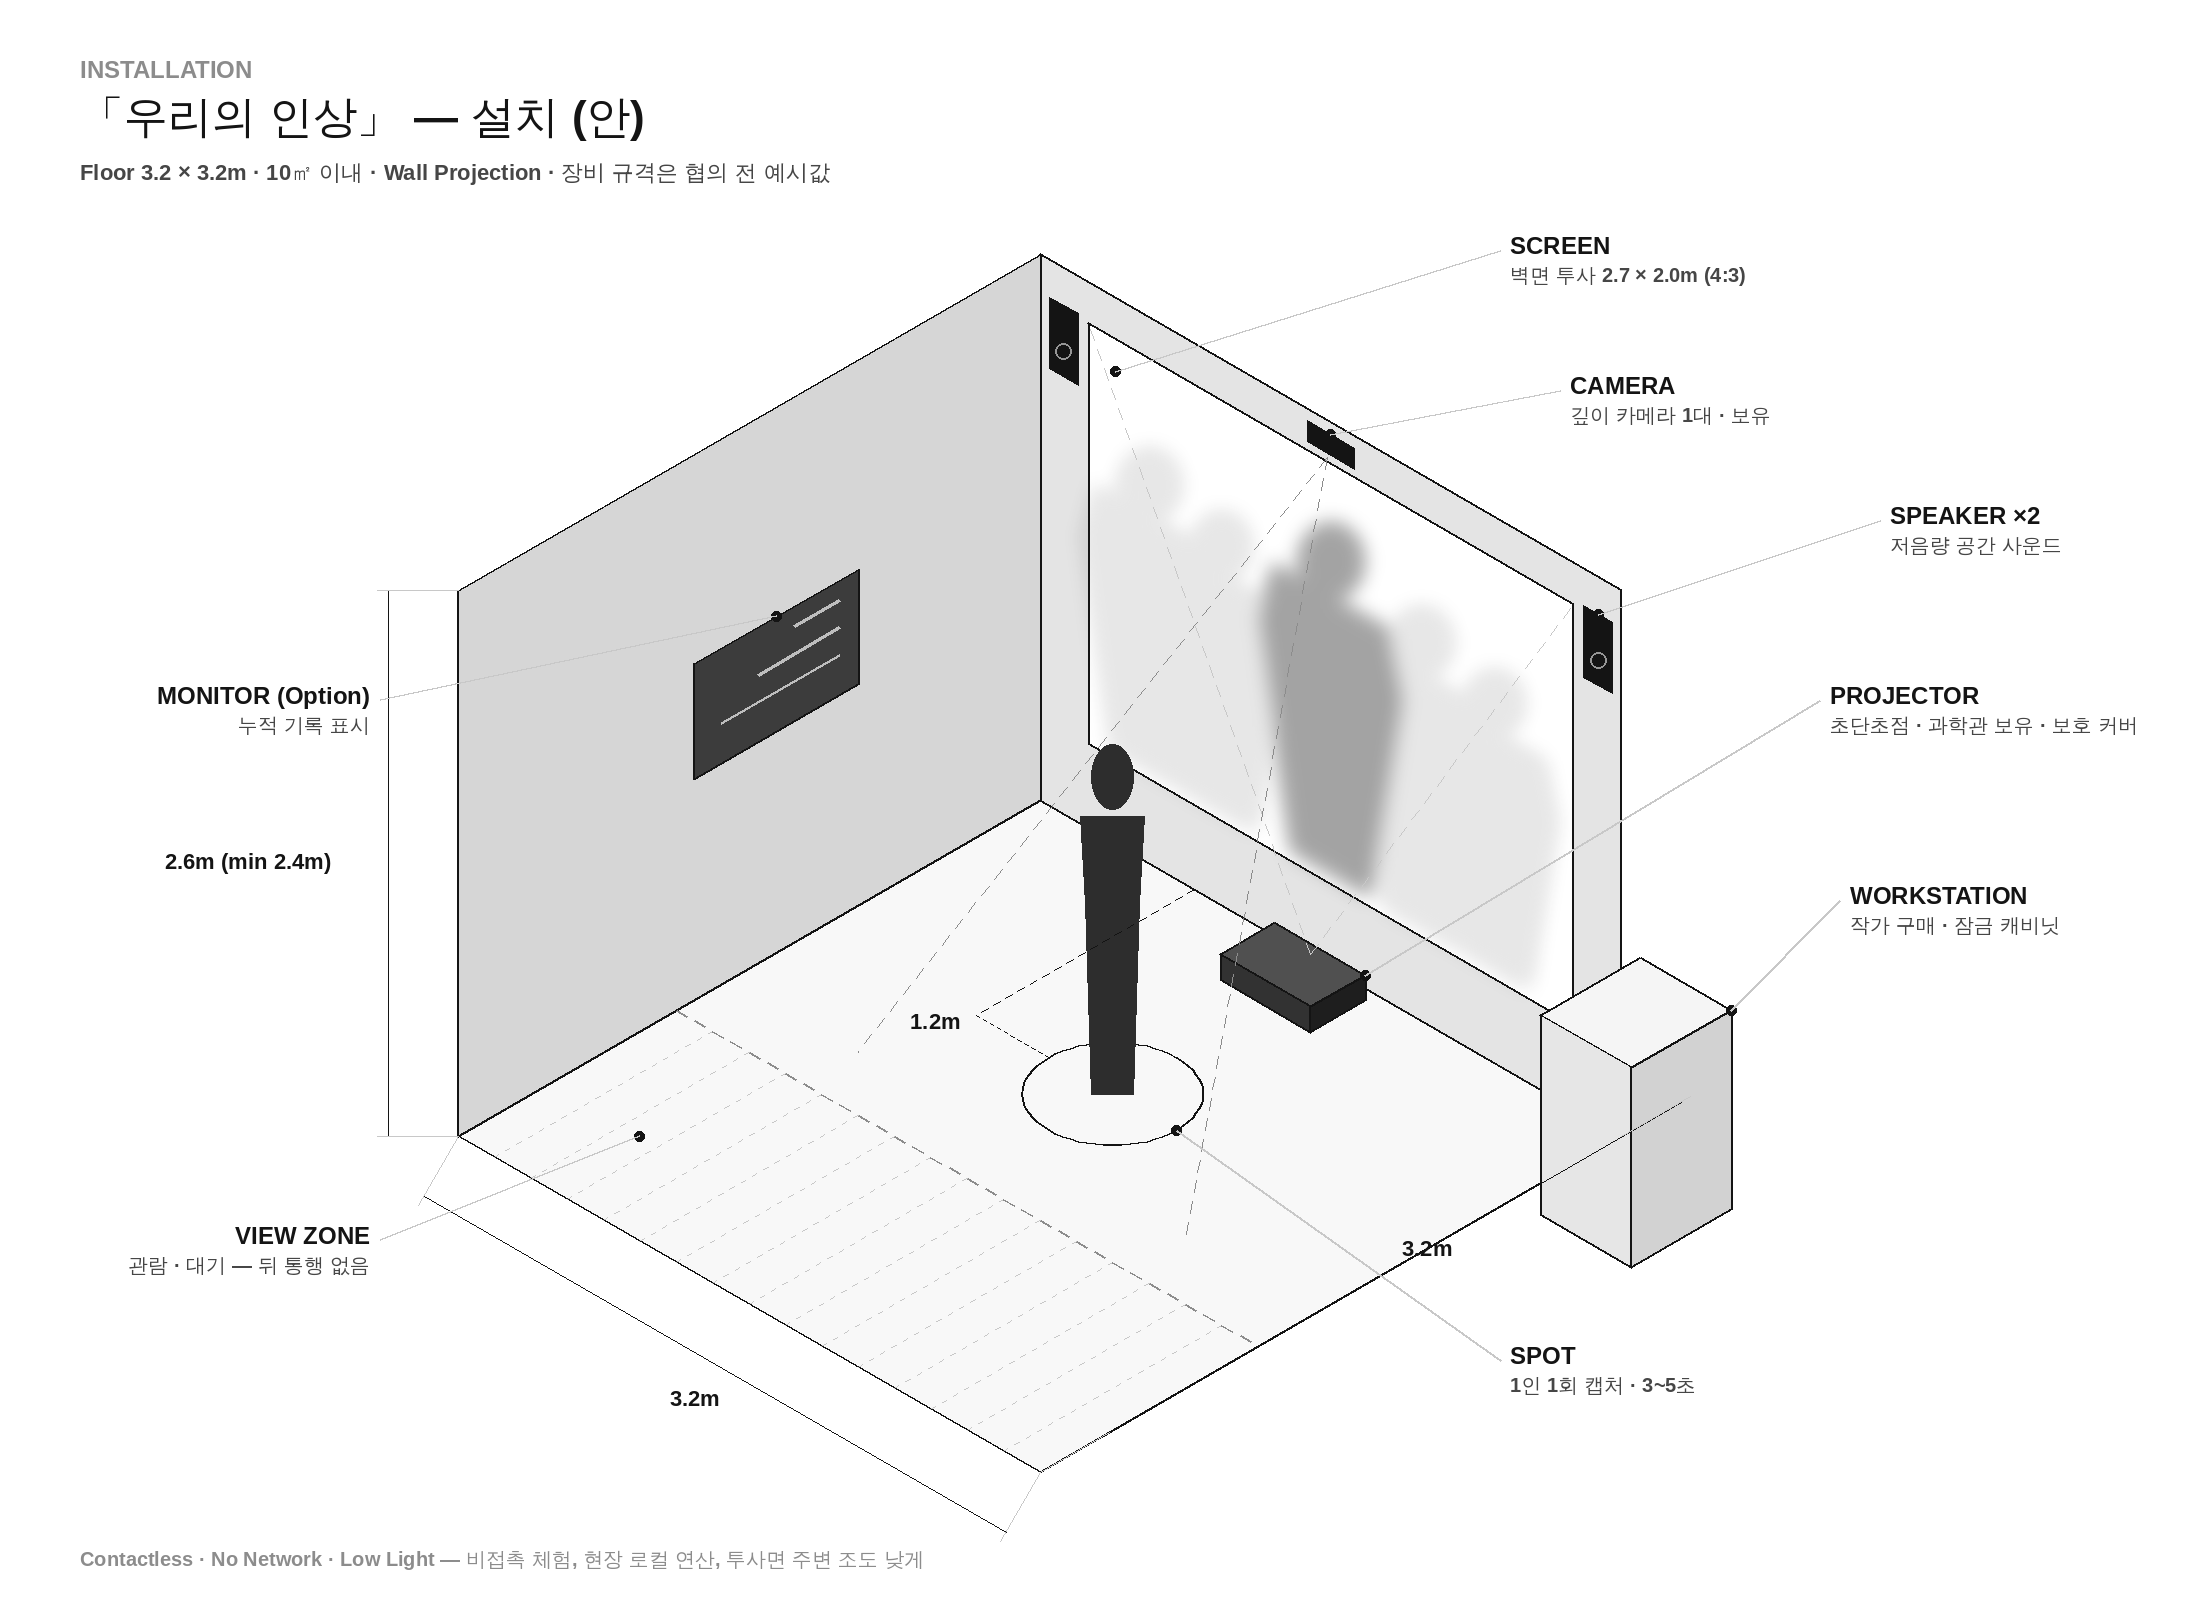

Recreate this plot in Python.
"""「우리의 인상」 설치 아이소메트릭 — 미니멀 버전 (흑백·그레이).

단위는 미터. x = 벽을 따라(폭), y = 벽에서 관람객 쪽(깊이), z = 높이.
글꼴: 영문·숫자·기호 = Arial 계열(Liberation Sans, Arial과 글자 폭 동일) Bold,
      한글 = WenQuanYi Zen Hei (Arial에는 한글 글리프가 없음).
실행: python3 fig_iso_install.py → fig_iso_install.png
"""
import math
import os
from PIL import Image, ImageDraw, ImageFont, ImageFilter

LATIN_BOLD = '/usr/share/fonts/truetype/liberation/LiberationSans-Bold.ttf'
ARIAL_BOLD = '/usr/share/fonts/truetype/msttcorefonts/Arial_Bold.ttf'   # 있으면 우선 사용
KOREAN     = '/usr/share/fonts/truetype/wqy/wqy-zenhei.ttc'
if os.path.exists(ARIAL_BOLD):
    LATIN_BOLD = ARIAL_BOLD

_cache = {}
def font(path, size):
    if (path, size) not in _cache:
        _cache[(path, size)] = ImageFont.truetype(path, size)
    return _cache[(path, size)]

def is_korean(ch):
    o = ord(ch)
    return (0xAC00 <= o <= 0xD7A3 or 0x1100 <= o <= 0x11FF or 0x3130 <= o <= 0x318F
            or 0x3000 <= o <= 0x303F or 0xFF00 <= o <= 0xFFEF or o == 0x33A1)

def runs(text):
    out = []
    for ch in text:
        k = is_korean(ch) if ch != ' ' else (out[-1][1] if out else False)
        if out and out[-1][1] == k:
            out[-1][0] += ch
        else:
            out.append([ch, k])
    return out

WHITE = (255, 255, 255)
BLACK = (20, 20, 20)
DARK  = (70, 70, 70)
MID   = (140, 140, 140)
LIGHT = (200, 200, 200)
PALE  = (236, 236, 236)

# ── 공간 치수 (m)
ZW, ZD, WH = 3.2, 3.2, 2.6          # 구역 폭·깊이, 벽 높이
DX0, DX1 = 0.265, 2.935             # 투사 화면 폭 약 2.67m (4:3)
DZ0, DZ1 = 0.40, 2.40               # 투사 화면 높이 2.0m
STAND = (1.6, 1.2)                  # 체험 위치 (화면에서 1.2m)

W, H = 2200, 1620
S = 210
OX, OY = 1040, 800
C30, S30 = math.cos(math.radians(30)), math.sin(math.radians(30))

def P(x, y, z=0.0):
    return (OX + (x - y) * C30 * S, OY + (x + y) * S30 * S - z * S)

img = Image.new('RGBA', (W, H), WHITE + (255,))
d = ImageDraw.Draw(img, 'RGBA')

def width(text, size):
    return sum(d.textlength(t, font=font(KOREAN if k else LATIN_BOLD, size)) for t, k in runs(text))

def T(x, y, text, size, fill, align='left'):
    """y = 글자 윗선. 영문(Bold)과 한글을 한 기준선 위에 이어서 그린다."""
    if align == 'center':
        x -= width(text, size) / 2
    elif align == 'right':
        x -= width(text, size)
    base = y + size * 0.82
    for t, k in runs(text):
        fnt = font(KOREAN if k else LATIN_BOLD, size)
        d.text((x, base), t, font=fnt, fill=fill, anchor='ls')
        x += d.textlength(t, font=fnt)

def poly(pts, fill=None, outline=BLACK, width_=2):
    q = [P(*p) for p in pts]
    if fill:
        d.polygon(q, fill=fill)
    if outline:
        d.line(q + [q[0]], fill=outline, width=width_)

def dashed(a, b, color=MID, w=2, dash=12, gap=9):
    (x0, y0), (x1, y1) = P(*a), P(*b)
    L = math.hypot(x1 - x0, y1 - y0)
    n = int(L // (dash + gap)) + 1
    for i in range(n):
        t0 = i * (dash + gap) / L
        t1 = min((i * (dash + gap) + dash) / L, 1)
        if t0 >= 1:
            break
        d.line([(x0 + (x1 - x0) * t0, y0 + (y1 - y0) * t0),
                (x0 + (x1 - x0) * t1, y0 + (y1 - y0) * t1)], fill=color, width=w)

def leader(pt3, txt_xy, key, desc):
    px, py = P(*pt3)
    d.ellipse([px - 5, py - 5, px + 5, py + 5], fill=BLACK)
    d.line([(px, py), txt_xy], fill=LIGHT, width=2)
    tx, ty = txt_xy
    right = tx < px
    xk = tx - 10 if right else tx + 10
    T(xk, ty - 16, key, 24, BLACK, 'right' if right else 'left')
    T(xk, ty + 16, desc, 20, DARK, 'right' if right else 'left')

# ── 헤더
M = 80
T(M, 58, 'INSTALLATION', 24, MID)
T(M, 96, '「우리의 인상」 — 설치 (안)', 44, BLACK)
T(M, 162, 'Floor 3.2 × 3.2m · 10㎡ 이내 · Wall Projection · 장비 규격은 협의 전 예시값', 22, DARK)

# ── 바닥
poly([(0, 0, 0), (ZW, 0, 0), (ZW, ZD, 0), (0, ZD, 0)], fill=(248, 248, 248), width_=2)
# 관람·대기 영역 (체험 위치 뒤) — 옅은 사선
for k in range(1, 16):
    t = k / 16
    dashed((t * ZW, 2.0, 0), (t * ZW, ZD, 0), color=LIGHT, w=1, dash=5, gap=8)
dashed((0, 2.0, 0), (ZW, 2.0, 0), color=MID, w=2)

# ── 벽 (뒤·왼쪽)
poly([(0, 0, 0), (ZW, 0, 0), (ZW, 0, WH), (0, 0, WH)], fill=(228, 228, 228))
poly([(0, 0, 0), (0, ZD, 0), (0, ZD, WH), (0, 0, WH)], fill=(214, 214, 214))

# ── 투사 화면 — 겹겹이 스민 인상(회색 톤)
cx = (DX0 + DX1) / 2
d.polygon([P(DX0, 0, DZ0), P(DX1, 0, DZ0), P(DX1, 0, DZ1), P(DX0, 0, DZ1)], fill=WHITE)

fig_layer = Image.new('RGBA', (W, H), (0, 0, 0, 0))
fl = ImageDraw.Draw(fig_layer)

def figure(xc, zb, hgt, gray, alpha):
    w = hgt * 0.24
    q = [P(xc - w * 0.55, 0, zb), P(xc + w * 0.55, 0, zb),
         P(xc + w, 0, zb + hgt * 0.62), P(xc + w * 0.8, 0, zb + hgt * 0.80),
         P(xc - w * 0.8, 0, zb + hgt * 0.80), P(xc - w, 0, zb + hgt * 0.62)]
    col = (gray, gray, gray, alpha)
    fl.polygon(q, fill=col)
    hx, hy = P(xc, 0, zb + hgt * 0.90)
    r = hgt * 0.095 * S
    fl.ellipse([hx - r, hy - r * 1.15, hx + r, hy + r * 1.15], fill=col)

for xc, hg in [(0.6, 1.5), (1.0, 1.4), (2.1, 1.5), (2.5, 1.4)]:
    figure(xc, DZ0 + 0.05, hg, 120, 45)
figure(cx, DZ0 + 0.05, 1.65, 60, 120)
img.alpha_composite(fig_layer.filter(ImageFilter.GaussianBlur(9)))
poly([(DX0, 0, DZ0), (DX1, 0, DZ0), (DX1, 0, DZ1), (DX0, 0, DZ1)], fill=None, outline=BLACK, width_=2)

# ── 초단초점 프로젝터 (벽 하단 바닥)
PX0, PX1, PY0, PY1, PZ = cx - 0.25, cx + 0.25, 0.06, 0.36, 0.12
poly([(PX0, PY1, 0), (PX1, PY1, 0), (PX1, PY1, PZ), (PX0, PY1, PZ)], fill=(50, 50, 50))
poly([(PX1, PY0, 0), (PX1, PY1, 0), (PX1, PY1, PZ), (PX1, PY0, PZ)], fill=(30, 30, 30))
poly([(PX0, PY0, PZ), (PX1, PY0, PZ), (PX1, PY1, PZ), (PX0, PY1, PZ)], fill=(80, 80, 80))
for tx in [DX0, DX1]:
    dashed((cx, PY0 + 0.05, PZ), (tx, 0, DZ1), color=LIGHT, w=1)

# ── 스피커 2조
for sxp in [0.13, 3.07]:
    poly([(sxp - 0.08, 0, 2.08), (sxp + 0.08, 0, 2.08), (sxp + 0.08, 0, 2.42), (sxp - 0.08, 0, 2.42)],
         fill=BLACK, outline=BLACK, width_=1)
    hx, hy = P(sxp, 0, 2.2)
    d.ellipse([hx - 8, hy - 8, hx + 8, hy + 8], outline=(150, 150, 150), width=2)

# ── 깊이 카메라
poly([(cx - 0.13, 0, DZ1 + 0.04), (cx + 0.13, 0, DZ1 + 0.04),
      (cx + 0.13, 0, DZ1 + 0.14), (cx - 0.13, 0, DZ1 + 0.14)], fill=BLACK, width_=1)
sx, sy = STAND
for tgt in [(sx - 0.9, sy + 0.5, 0), (sx + 0.9, sy + 0.5, 0)]:
    dashed((cx, 0.02, DZ1 + 0.04), tgt, color=MID, w=1)

# ── 체험 위치
ring = [P(sx + 0.35 * math.cos(t), sy + 0.35 * math.sin(t), 0)
        for t in [i * 2 * math.pi / 64 for i in range(64)]]
d.line(ring + [ring[0]], fill=BLACK, width=2)

# ── 관람객 (1.65m)
fx, fy = P(sx, sy, 0)
hgt = 1.65 * S
body = [(fx - 21, fy), (fx + 21, fy), (fx + 27, fy - hgt * 0.55),
        (fx + 32, fy - hgt * 0.80), (fx - 32, fy - hgt * 0.80), (fx - 27, fy - hgt * 0.55)]
d.polygon(body, fill=(45, 45, 45))
d.ellipse([fx - 21, fy - hgt - 3, fx + 21, fy - hgt * 0.82], fill=(45, 45, 45))

# ── 보조 모니터 (선택)
poly([(0, 1.0, 1.05), (0, 1.9, 1.05), (0, 1.9, 1.6), (0, 1.0, 1.6)], fill=(60, 60, 60), width_=2)
for k, ln in enumerate([0.25, 0.45, 0.65]):
    a3, b3 = P(0, 1.1, 1.5 - k * 0.13), P(0, 1.1 + ln, 1.5 - k * 0.13)
    d.line([a3, b3], fill=(190, 190, 190), width=3)

# ── 워크스테이션 (구역 밖)
X0, X1, Y0, Y1, Z1 = 3.35, 3.85, 0.05, 0.6, 0.95
poly([(X0, Y1, 0), (X1, Y1, 0), (X1, Y1, Z1), (X0, Y1, Z1)], fill=(230, 230, 230))
poly([(X1, Y0, 0), (X1, Y1, 0), (X1, Y1, Z1), (X1, Y0, Z1)], fill=(210, 210, 210))
poly([(X0, Y0, Z1), (X1, Y0, Z1), (X1, Y1, Z1), (X0, Y1, Z1)], fill=(245, 245, 245))

# ── 치수
def dim(a, b, text, off, k=1.6):
    (x0, y0), (x1, y1) = P(*a), P(*b)
    ox, oy = off
    d.line([(x0 + ox, y0 + oy), (x1 + ox, y1 + oy)], fill=BLACK, width=1)
    for (xx, yy) in [(x0, y0), (x1, y1)]:
        d.line([(xx, yy), (xx + ox * 1.15, yy + oy * 1.15)], fill=LIGHT, width=1)
    T((x0 + x1) / 2 + ox * k, (y0 + y1) / 2 + oy * k - 12, text, 22, BLACK, 'center')

dim((0, ZD, 0), (ZW, ZD, 0), '3.2m', (-34, 60))
dim((ZW, 0, 0), (ZW, ZD, 0), '3.2m', (60, -34))
dim((0, ZD, 0), (0, ZD, WH), '2.6m (min 2.4m)', (-70, 0), k=3.0)
dashed((sx - 0.75, 0, 0), (sx - 0.75, sy, 0), color=BLACK, w=1, dash=8, gap=6)
dashed((sx - 0.75, sy, 0), (sx - 0.35, sy, 0), color=BLACK, w=1, dash=4, gap=4)
mx, my = P(sx - 0.75, sy, 0)
T(mx - 16, my - 4, '1.2m', 22, BLACK, 'right')

# ── 라벨 (영문 키워드 + 한글 한 줄)
leader((DX0 + 0.15, 0, DZ1 - 0.15), (1500, 250), 'SCREEN', '벽면 투사 2.7 × 2.0m (4:3)')
leader((cx, 0, DZ1 + 0.14), (1560, 390), 'CAMERA', '깊이 카메라 1대 · 보유')
leader((3.07, 0, 2.42), (1880, 520), 'SPEAKER ×2', '저음량 공간 사운드')
leader((PX1, PY0, PZ), (1820, 700), 'PROJECTOR', '초단초점 · 과학관 보유 · 보호 커버')
leader((X1, Y0, Z1), (1840, 900), 'WORKSTATION', '작가 구매 · 잠금 캐비닛')
leader((sx + 0.35, sy, 0), (1500, 1360), 'SPOT', '1인 1회 캡처 · 3~5초')
leader((0, 1.45, 1.6), (380, 700), 'MONITOR (Option)', '누적 기록 표시')
leader((0.5, 2.7, 0), (380, 1240), 'VIEW ZONE', '관람 · 대기 — 뒤 통행 없음')

# ── 각주
T(M, H - 70, 'Contactless · No Network · Low Light — 비접촉 체험, 현장 로컬 연산, 투사면 주변 조도 낮게', 20, MID)

img.convert('RGB').save('fig_iso_install.png')
print('saved fig_iso_install.png')
